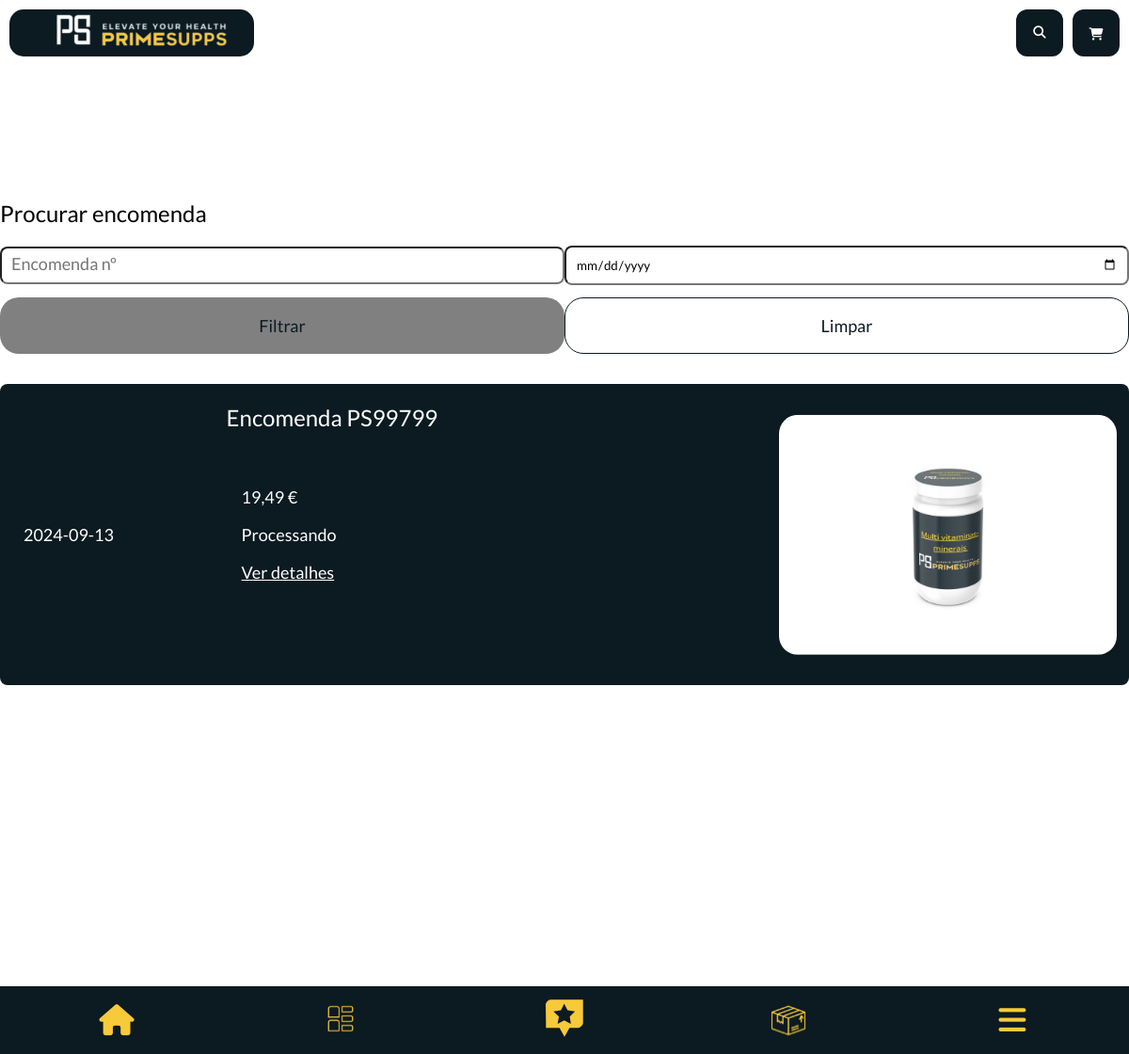
The app's page /php/encomendas.php (signed in) with its own data.
### tables this page shows
CREATE TABLE `encomendas` (
  `encomendaID` int(11) NOT NULL,
  `enderecoID` int(11) NOT NULL,
  `utilizadorID` int(11) NOT NULL,
  `data` date NOT NULL,
  `total` decimal(10,2) NOT NULL,
  `estado` varchar(50) NOT NULL,
  `numeroEncomenda` varchar(255) NOT NULL,
  `cupaoID` int(11) DEFAULT NULL,
  `dadosFiscaisID` int(11) DEFAULT NULL
);

### php/encomendas.php (the view, shortened to what this page needs)
<?php
include 'conexaobd.php';
?>
<!DOCTYPE html>
<html lang="pt">
<head>
    <link rel="stylesheet" href="../css/header.css">
    <link rel="stylesheet" href="../css/regrasEstilo.css">
    <link rel="stylesheet" href="../css/footerMobile.css">
    <link rel="stylesheet" href="../css/encomendas.css">
</head>
<body>
    <?php include'headerMobile.php'; ?>
    <main>
            <div><h2>Procurar encomenda</h2></div>
            <div>
                <form id="searchForm">
                        <div id="flexInputs">
                            <input class="inputs" type="text" id="numeroEncomenda" name="encomenda" placeholder="Encomenda nº" aria-label="Encomenda nº" oninput="filtrarEncomendas()">
                            <input class="inputs" type="date" id="dataEncomenda" name="data" placeholder="Data" aria-label="Data" oninput="filtrarEncomendas()">
                        </div>
                        <div id="flexBtnsPesquisa">
                            <button class="btnsPesquisa" type="submit" id="filtrar" disabled><p>Filtrar</p></button>
                            <button class="btnsPesquisa" type="button" id="limpar"><p>Limpar</p></button>
                        </div>
                </form>
                <div id="encomendasPadrao">
                <?php
                if (isset($_SESSION['utilizadorID'])) {
                    $utilizadorID = $_SESSION['utilizadorID'];
                    $sql = "
                        SELECT e.encomendaID, e.numeroEncomenda, e.data, e.estado, e.total,
                               MIN(ip.caminho) AS imagem
                        FROM encomendas e
                        JOIN itens_encomenda ie ON e.encomendaID = ie.encomendaID
                        JOIN produtos p ON ie.produtoID = p.produtoID
                        JOIN imagens_produtos ip ON p.produtoID = ip.produtoID
                        WHERE e.utilizadorID = ?
                        GROUP BY e.numeroEncomenda, e.data, e.estado, e.total
                        ORDER BY e.data DESC
                    ";
                    $stmt = mysqli_prepare($conn, $sql);
                    if ($stmt) {
                        mysqli_stmt_bind_param($stmt, "i", $utilizadorID);
                        mysqli_stmt_execute($stmt);
                        $resultadoEncomendas = mysqli_stmt_get_result($stmt);
                        if ($resultadoEncomendas->num_rows > 0) {
                            while ($encomenda = mysqli_fetch_assoc($resultadoEncomendas)) {
                                $encomendaID = htmlspecialchars($encomenda['encomendaID']);
                                $numeroEncomenda = htmlspecialchars($encomenda['numeroEncomenda']);
                                $dataEncomenda = htmlspecialchars($encomenda['data']);
                                $estadoEncomenda = htmlspecialchars($encomenda['estado']);
                                $imagemProduto = htmlspecialchars($encomenda['imagem']);
                                $totalEncomenda = htmlspecialchars($encomenda['total']);
                                echo "
                                    <div class='encomendas'>
                                        <div class='numeroEncomenda'><h2>Encomenda $numeroEncomenda</h2></div>
                                        <div class='dataEncomenda'><p>$dataEncomenda</p></div>
                                        <div><img class='imagemProduto' width='70em' src='$imagemProduto' alt='Imagem do produto'></div>
                                        <div class='infoEncomendas'>
                                            <div class='dadosInfoEncomenda'><p>".number_format($totalEncomenda, 2, ',', '.')." €</p></div>
                                            <div class='dadosInfoEncomenda'><p>$estadoEncomenda</p></div>
                                            <div class='dadosInfoEncomenda'><a id='linkDetalhesEncomenda' href='detalhesEncomenda.php?numero=$encomendaID' title='Detalhes da encomenda'><p>Ver detalhes</p></a></div>
                                        </div>
                                    </div>
                                ";
                            }
                        }
                    } else {
                        echo "<p>Erro ao preparar a consulta SQL.</p>";
                    }
                } else {
                    echo "<div id='semLogin'>
                            <p>Você não está logado. <a href='iniciarSessao.php'>Faça login</a> para ver suas encomendas.</p>
                        </div>";
                }
                ?>
                </div>
            </div>
    </main>
    <?php include'footerMobile.php'; ?>
</body>
</html>

### css/regrasEstilo.css (style rules this page uses)
body { margin: 0; }
* { font-family: 'lato',sans-serif; }
h2 { font-size: 18px; font-weight: 700; }
:root { --amarelo:#F7CA3A; --azulEscuro:#0C1A21; --branco:#FFFFFF; --cinzaClaro:#D9D9D9; --azulClaro:#43545C; }
@media (min-width:768px) { h2 { font-size: 24px; font-weight: 400; } }

### css/encomendas.css (style rules this page uses)
* { box-sizing: border-box; }
body { margin: 0; padding: 0; }
main { padding-top: 5em; width: 90%; display: block; margin: auto; }
.inputs { border-radius: 8px; padding: 10px; height: 100%; width: 100%; }
#flexBtnsPesquisa { display: flex; flex-direction: row; justify-content: space-between; }
.btnsPesquisa { margin: 0; padding: 0; border-radius: 20px; color: #0C1A21; width: 100%; margin-top: 1em; border: 1px solid transparent; transition: background-color 0.3s; }
#flexInputs { display: flex; flex-direction: row; align-items: center; justify-content: space-between; }
#filtrar { color: #0C1A21; background-color: gray; }
#limpar { color: #0C1A21; background-color: #FFFFFF; border-color: #0C1A21; cursor: pointer; }
.encomendas { background-color: #0C1A21; border: 1px solid transparent; border-radius: 8px; margin-top: 1em; color: #FFFFFF; padding: 1em; width: 100%; height: 12em; position: relative; }
.numeroEncomenda { position: absolute; left: 20%; top: 0; }
.imagemProduto { position: absolute; right: 1%; width: 30%; height: 80%; top: 50%; transform: translateY(-50%); border-radius: 20px; }
.dataEncomenda { position: absolute; left: 2%; top: 50%; transform: translateY(-50%); width: 18%; }
.infoEncomendas { position: absolute; left: 20%; top: 50%; transform: translateY(-50%); }
.dadosInfoEncomenda { margin: 1em; }
.dadosInfoEncomenda a { color: #FFFFFF; }
#encomendasPadrao { height: 22em; overflow-y: auto; margin-top: 1em; }
@media (min-width:768px) { main { padding-top: 12em; width: 100%; } }
@media (min-width:768px) { .encomendas { height: 20em; } }
@media (min-width:768px) { #linkDetalhesEncomenda { transition: color 0.3s; } }

### records on screen
encomendas: numeroEncomenda "PS99799", data "2024-09-13", total "19,49", estado "Processando"
